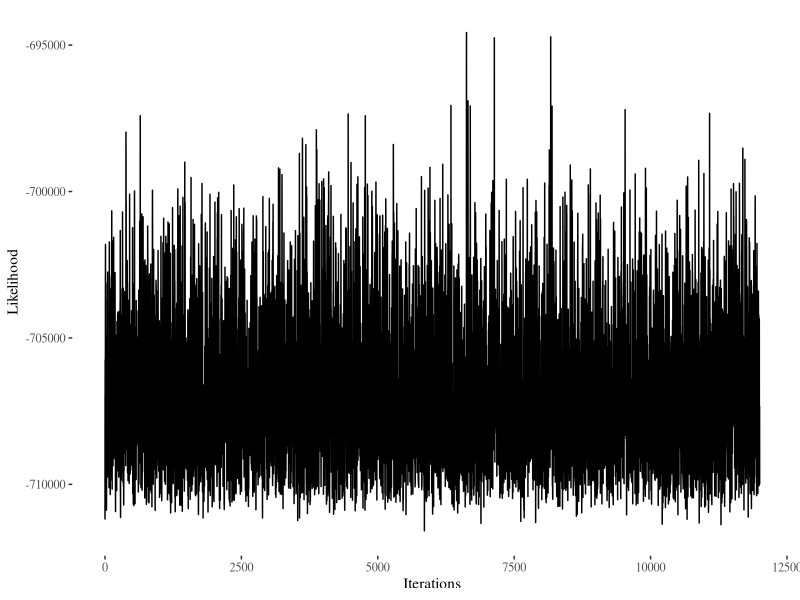

Write the R code that produced this figure. (Note: this script raises an error after producing the figure.)
library(ggplot2)
library(ggthemes)
library(coda)

likelihood <- read.csv("./likelihood.csv")
dtm_dat <- read.csv("./dtm_dat.csv")
phi <- read.csv("./phi_new.csv")
phi_old <- read.csv("./phi.csv")
# Fix rounding error
phi <- phi[,-1]/apply(phi[,-1],1,sum)
phi_old <- phi_old[,-1]/apply(phi_old[,-1],2,sum)

theta <- read.csv("./theta.csv")
doc_length <- apply(dtm_dat[,-1],1,sum)
vocab <- colnames(phi)[-1]
term_frequency <- apply(dtm_dat[,-1],2,sum)
ggplot(likelihood, aes(x=X, y=X0)) + geom_line() + theme_tufte() + xlab("Iterations") + ylab("Likelihood")

# Geweke score
geweke.diag(mcmc(likelihood$X0))

t_phio <- t(phi_old)

phi_top <- list()
for (i in 1:5){
  phi_top[i] <- as.data.frame( rownames(head(t_phio[order(t_phio[,i],decreasing=TRUE),],n=10)),stringAsFactors = FALSE)
}

phi_top <- lapply(phi_top, as.character)
phi_top <- do.call(cbind,phi_top)
phi_top <- as.data.frame(phi_top)
colnames(phi_top) <- paste0("topic_",1:5)

# Fancy Graph
##########################################
jsPCA2 <- function(phi) {
  # first, we compute a pairwise distance between topic distributions
  # using a symmetric version of KL-divergence
  # http://en.wikipedia.org/wiki/Jensen%E2%80%93Shannon_divergence
  jensenShannon <- function(x, y) {
    m <- 0.5*(x + y)
    0.5*sum(x*log(x/m)) + 0.5*sum(y*log(y/m))
  }
  dist.mat <- stats::dist(x = phi_js, method = "canberra")
  # then, we reduce the K by K proximity matrix down to K by 2 using PCA
  phi_js <<-phi
  pca.fit <- stats::cmdscale(dist.mat, k = 2)
  data.frame(x = pca.fit[,1], y = pca.fit[,2])
}

dat_test <- createJSON(theta = theta[-1], phi = phi, doc.length = doc_length,
                       vocab = vocab, term.frequency = term_frequency,mds.method=jsPCA2)

serVis(dat_test)

test_phi <- t(phi)
test_phi <- test_phi[order(test_phi[,1],decreasing = TRUE),]
